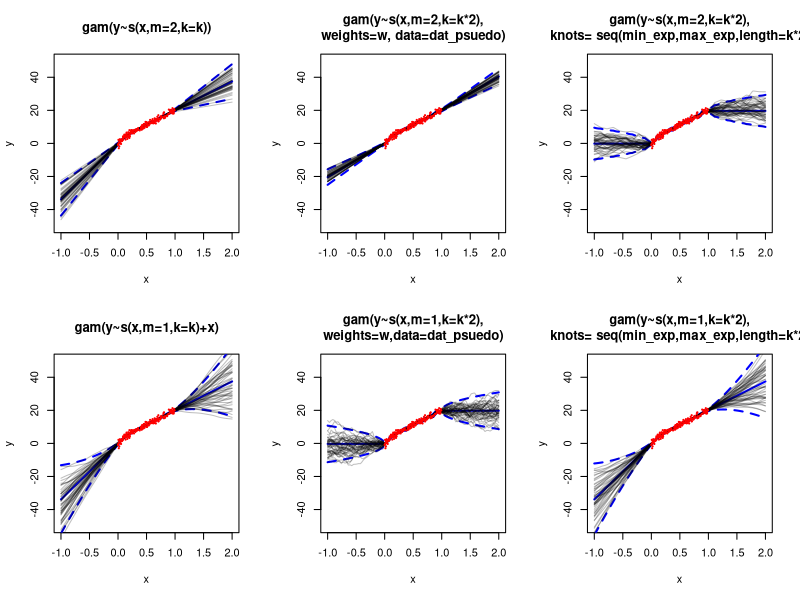

Here is the R script that generated this plot:
sim_post_curves= function(model, pdata, n=25){
  lp <- predict(model, newdata = pdata, type = "lpmatrix")
  coefs <- coef(model)
  vc <- vcov(model)
  sim_coef = mvrnorm(n, coefs, vc)
  fits = lp %*% t(sim_coef)
  return(fits)
}


library(mgcv)
library(MASS)
library(scales)
library(microbenchmark)

ff <- function(x2, func=1) {
  if(func==1){
    0.2 * x2^11 * (10 * (1 - x2))^6 + 10 * (10 *
                                            x2)^3 * (1 - x2)^10
  } else if(func==2){
  20/(1+exp(0.5*20)*exp(-20*x2))
  }else if (func==3){
    10*sin(x*1.5*pi)
  }else if (func==4){
    20*x^0.8
  }
}
n <- 200
n_psuedo = 10
k = 50
func_type = 4
sigma = 1
#maximum and minimum ranges to extrapolate over
min_exp = -1
max_exp = 2
x <- runif(n,0,1)
y <- rnorm(n,ff(x,func = func_type),sigma)
dat_psuedo = data.frame(x=  c(seq(min_exp,0,length=n_psuedo),
                               x, seq(1, max_exp,length=n_psuedo)),
                        y= c(rep(0,times=n_psuedo),y,rep(0,times=n_psuedo)),
                        w = c(rep(0,n_psuedo),rep(1,n),rep(0,n_psuedo)))

pd <- data.frame(x=seq(min_exp,max_exp,length=200))

b1 <- gam(y~s(x, m=2, k=k), method="REML")
b2 <- gam(y~s(x, m=1, k=k)+x, method="REML")
b3 <- gam(y~s(x, m=1, k=k*2), weights=w,
          data=dat_psuedo, method="REML")
b4 <- gam(y~s(x, m=2, k=k*2), weights=w,
          data=dat_psuedo, method="REML")
b5 <- gam(y~s(x, m=1, k=k*2), method="REML", knots= list(x=seq(min_exp, max_exp, length=k*2)))
b6 <- gam(y~s(x, m=2, k=k*2), method="REML", knots= list(x=seq(min_exp, max_exp, length=k*2)))


#fv1 <- predict(b1,pd,se=TRUE)
#fv2 <- predict(b2,pd,se=TRUE)
#fv3 <- predict(b3,pd,se=TRUE)
#fv4 <- predict(b4,pd,se=TRUE)
#fv5 <- predict(b5,pd,se=TRUE)
#fv6 <- predict(b6,pd,se=TRUE)


par(mfrow=c(2,3))
n_sims = 50

# set same ylims across plots
if(func_type != 4){
  ylim <- c(-125,125)
}else{
  ylim <- c(-50, 50)
}


plotter <- function(model, pd, n_sims){

  title <- model$title
  model <- model$model

  fv1 <- predict(model, pd, se=TRUE)
  ll <- fv1$fit - fv1$se.fit*2
  ul <- fv1$fit + fv1$se.fit*2

  post_sim <- sim_post_curves(model, pd, n_sims)

  plot(pd$x,fv1$fit,ylim=ylim,type="l",xlab="x",ylab="y",
       main = title,lwd=2, col="blue")
  lines(pd$x,ll,lty=2,lwd=2, col="blue")
  lines(pd$x,ul,lty=2,lwd=2, col="blue")
  matlines(pd$x, post_sim, col=alpha("black",0.25),lty=1)
  points(x,y,pch=19,cex=.25, col="red")

}

models <- list(
  list(model=b1, title="gam(y~s(x,m=2,k=k))"),
  list(model=b2, title="gam(y~s(x,m=2,k=k*2),\nweights=w, data=dat_psuedo)"),
  list(model=b3, title="gam(y~s(x,m=2,k=k*2),\nknots= seq(min_exp,max_exp,length=k*2)"),
  list(model=b4, title="gam(y~s(x,m=1,k=k)+x)"),
  list(model=b5, title="gam(y~s(x,m=1,k=k*2),\nweights=w,data=dat_psuedo)"),
  list(model=b6, title="gam(y~s(x,m=1,k=k*2),\nknots= seq(min_exp,max_exp,length=k*2)"))

ll <- lapply(models, plotter, pd=pd, n_sims=n_sims)

#testing computation time for each extrapolation solution (assuming m=1):
linear_trend_time = microbenchmark(gam(y~s(x,m=1,k=k)+x,method="REML"),times = 25,unit = "ms")
pseudodata_time  = microbenchmark(gam(y~s(x,m=1,k=k*2),weights=w,
                                      data=dat_psuedo,method="REML"),
                                  times = 25,unit = "ms")
ext_knots_time  = microbenchmark(gam(y~s(x,m=1,k=k*2),method="REML",
                                     knots= list(x=seq(min_exp,max_exp,length=k*2))),
                                  times = 25,unit = "ms")


